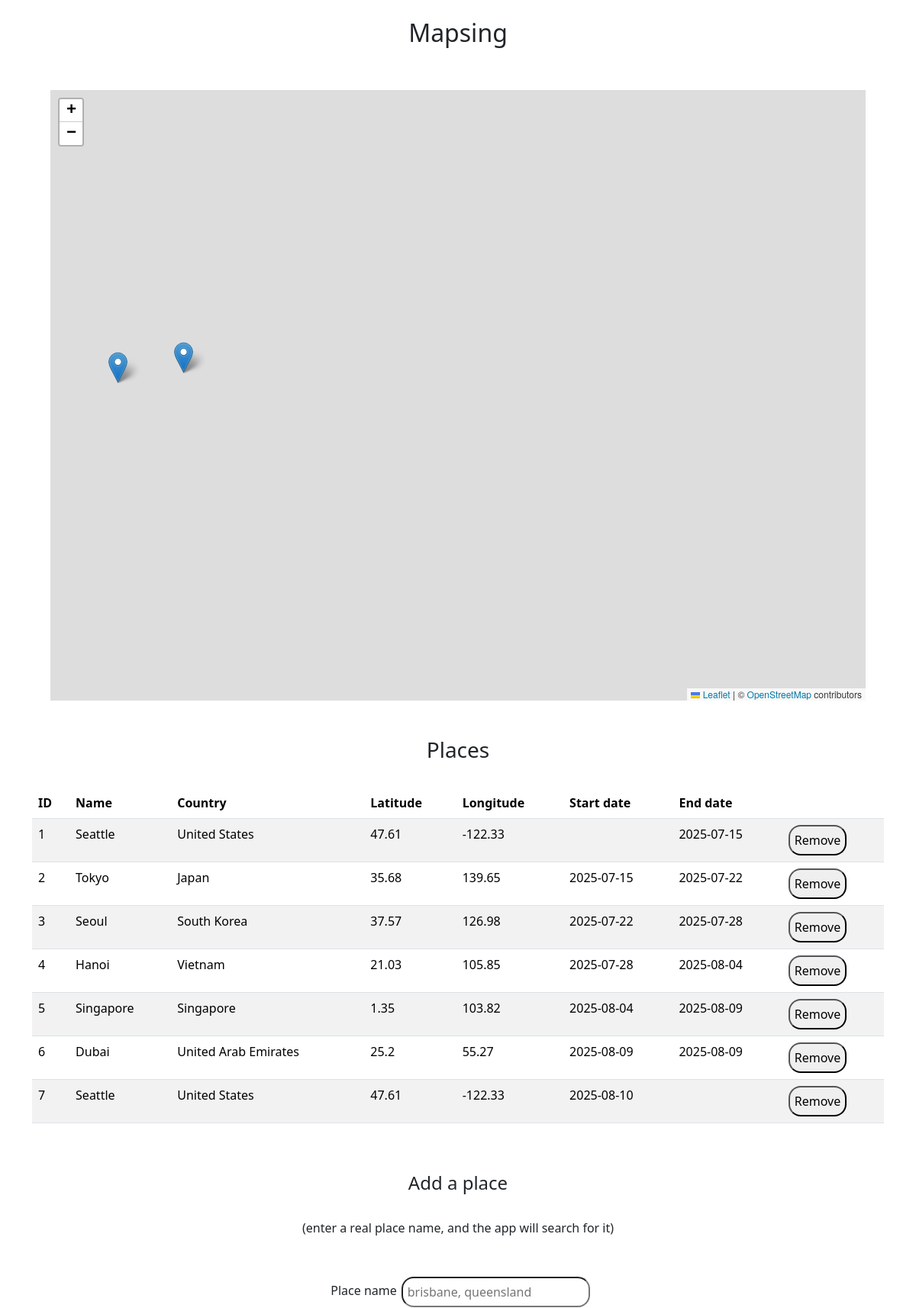
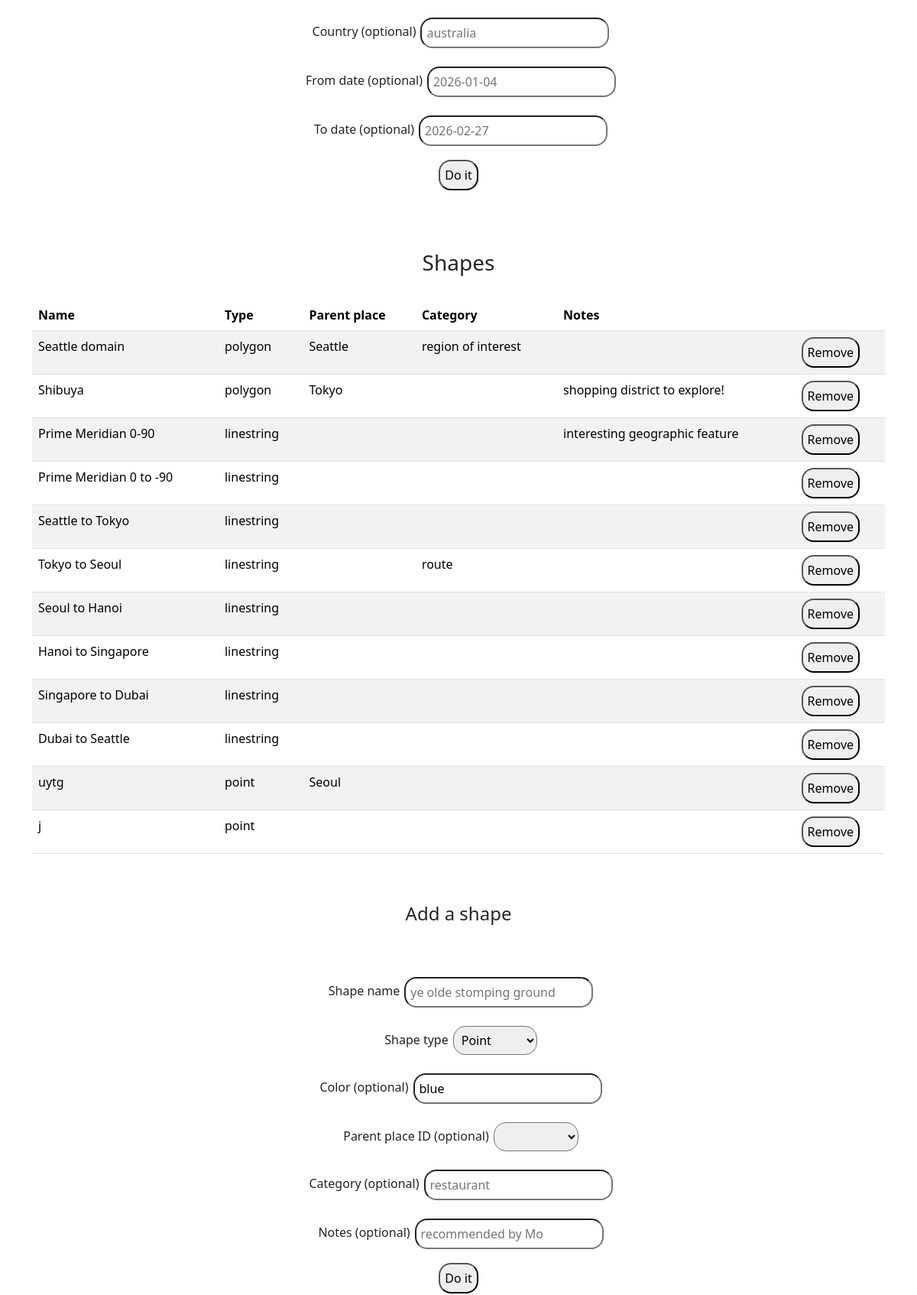
The page / (upper part) on the database its author committed (2 pictures, top to bottom).
### tables this page shows
CREATE TABLE places (
                    id integer primary key,
                    name text not null,
                    country text,
                    lat real,
                    long real,
                    start_date,
                    end_date
                );

CREATE TABLE shapes (
                id INTEGER PRIMARY KEY,
                name TEXT,
                type TEXT,  -- 'point', 'linestring', 'polygon'
                geometry TEXT,  -- GeoJSON (or rather part thereof)
                color TEXT,
                place_id INTEGER,  -- optional; links to parent place (city)
                category TEXT,  -- 'restaurant', 'route', 'area', etc; include this to enable aggregating, e.g. "all our routes added up to 100000 km"
                notes TEXT,
                FOREIGN KEY (place_id) REFERENCES places (id)
                );

### app.py (the view, shortened to what this page needs)
@app.route("/", methods=["GET", "POST"])
def index():
    if request.method == "GET":
        con = sqlite3.connect(DATABASE)
        places = con.execute(
            "select * from places"
        ).fetchall()  # without fetchall() we'd just have a sqlite cursor object
        shapes = con.execute("select * from shapes").fetchall()
        con.close()
        place_names = dict()
        for place in places:
            place_names[place[0]] = place[1]
        shapes = [list(shape) for shape in shapes]
        for shape in shapes:
            shape[3] = json.loads(shape[3])  # Convert JSON string to dict
        return render_template("index.html", places=places, place_names=place_names, shapes=shapes)

### templates/index.html (shortened to what this page needs)
{% extends "layout.html" %} {% block main %}
<div class="map-container">
  <div id="map" style="height: 800px"></div>
</div>
<div class="places">
  <h3 class="personal-space">Places</h3>
  <table class="table table-striped">
    <thead>
      <th>ID</th>
      <th>Name</th>
      <th>Country</th>
      <th>Latitude</th>
      <th>Longitude</th>
      <th>Start date</th>
      <th>End date</th>
      <th></th>
    </thead>
    <tbody>
      {% for place in places %}
      <tr>
        {% for i in range(0, 7) %}
        <td>{{ place[i] | default('', true) }}</td>
        {% endfor %}
        <td>
          <form action="/deleteplace" method="post">
            <button type="submit" onclick="return confirm('Delete this place?')">
              Remove
            </button>
          </form>
        </td>
      </tr>
      {% endfor %}
    </tbody>
  </table>
  <div class="add-stuff">
    <h4 class="personal-space">Add a place</h4>
    <p>(enter a real place name, and the app will search for it)</p>
    <form class="add-stuff-form" method="post">
      <div class="form-row">
        <label>Place name</label>
        <input required type="text" name="place_new" placeholder="brisbane, queensland" />
      </div>
      <div class="form-row">
        <label>Country (optional)</label>
        <input type="text" name="country_new" placeholder="australia" />
      </div>
    <div class="form-row">
        <label>From date (optional)</label>
        <input type="text" name="start_date_new" placeholder="2026-01-04" />
      </div>
      <div class="form-row">
        <label>To date (optional)</label>
        <input type="text" name="end_date_new" placeholder="2026-02-27" />
      </div>
      <button class="form-row" type="submit">Do it</button>
    </form>
  </div>
</div>
  <div class="shapes">
  <h3 class="personal-space">Shapes</h3>
  <table class="table table-striped">
    <thead>
      <th>Name</th>
      <th>Type</th>
      <th>Parent place</th>
      <th>Category</th>
      <th>Notes</th>
      <th></th>
  </thead>
  <tbody>
    {% for shape in shapes %}
    <tr>
      <td>{{ shape[1] }}</td>
      <td>{{ shape[2] }}</td>
      <td>{{ place_names[shape[5]] | default('', true) }}</td>
      <td>{{ shape[6] | default('', true) }}</td>
      <td>{{ shape[7] | default('', true) }}</td>
      <td>
        <form action="/deleteshape" method="post">
          <button type="submit" onclick="return confirm('Delete this shape?')">
            Remove
          </button>
        </form>
      </td>
    </tr>
    {% endfor %}
  </tbody>
  </table>
  <div class="add-stuff">
    <h4 class="personal-space">Add a shape</h4>
    <form class="add-stuff-form" action="/drawshape" method="post">
      <div class="form-row">
        <label>Shape name</label>
        <input
        required
        type="text"
        name="shape_name"
        placeholder="ye olde stomping ground"
        />
      </div>
      <div class="form-row">
      <label>Shape type</label>
      <select required name="shape_type">
        <option selected value="point">Point</option>
      </select>
    </div>
    <div class="form-row">
      <label>Color (optional)</label>
      <input required type="text" name="shape_color" value="blue" placeholder="blue" />
    </div>
    <div class="form-row">
      <label>Parent place ID (optional)</label>
      <select name="shape_parent_place_id" >
      <option selected disabled></option>
      {% for place in places %}
      <option value="{{ place[0] }}">{{ place[1] }}</option>
      {% endfor %}
    </select>
  </div>
  <div class="form-row">
    <label>Category (optional)</label>
    <input type="text" name="shape_category" placeholder="restaurant" />
  </div>
  <div class="form-row">
    <label>Notes (optional)</label>
    <input type="text" name="shape_notes" placeholder="recommended by Mo" />
  </div>
  <button class="form-row" type="submit">Do it</button>
</form>
</div>
</div>
{% endblock %}

### templates/layout.html (shortened to what this page needs)
<!DOCTYPE html>
<html lang="en">
  <head>
    <link
      rel="stylesheet"
      href="https://cdn.jsdelivr.net/npm/bootstrap@5.3.8/dist/css/bootstrap.min.css"
    />
    <link rel="stylesheet" href="/static/css/styles.css" />
    <link
      rel="stylesheet"
      href="https://unpkg.com/leaflet@1.9.4/dist/leaflet.css"
    />
    <link
      rel="stylesheet"
      href="https://cdnjs.cloudflare.com/ajax/libs/leaflet.draw/1.0.4/leaflet.draw.css"
    />
  </head>
  <body>
    <div class="container">
      <header>
        <h2 class="personal-space">Mapsing</h2>
      </header>
      <main>{% block main %}{% endblock %}</main>
    </div>
  </body>
</html>

### static/css/styles.css (style rules this page uses)
* { margin: 0; padding: 0; box-sizing: border-box; }
body { display: flex; flex-direction: column; justify-content: space-between; min-height: 100dvh; }
.map-container { padding: 24px; }
.container { display: flex; flex-direction: column; justify-content: space-between; }
.personal-space { padding: 24px; }
h3 { display: flex; flex-direction: column; justify-content: center; align-items: center; }
h4 { display: flex; flex-direction: column; justify-content: center; align-items: center; }
.add-stuff-form { display: flex; flex-direction: column; justify-content: center; align-items: center; padding: 24px 64px; width: 100%; }
.add-stuff { display: flex; flex-direction: column; justify-content: center; padding: 24px; }
.table { padding: 24px; }
input { border-radius: 16px; padding: 6px; }
label { padding: 6px; }
button { border-radius: 16px; padding: 6px; max-width: 300px; }
select { border-radius: 16px; padding: 6px; }
.form-row { margin: 6px; padding: 6px; display: flex; justify-content: space-between; max-width: ; }
header { display: flex; justify-content: center; }
p { display: flex; justify-content: center; }

### rows shown on the page
places: id "1" "Seattle" "United States" "47.61" "-122.33" "2025-07-15", name "Seattle"
places: id "2" "Tokyo" "Japan" "35.68" "139.65" "2025-07-15" "2025-07-22", name "Tokyo"
places: id "3" "Seoul" "South Korea" "37.57" "126.98" "2025-07-22" "2025-07-28", name "Seoul"
places: id "4" "Hanoi" "Vietnam" "21.03" "105.85" "2025-07-28" "2025-08-04"
places: id "5" "Singapore" "Singapore" "1.35" "103.82" "2025-08-04" "2025-08-09"
places: id "6" "Dubai" "United Arab Emirates" "25.2" "55.27" "2025-08-09" "2025-08-09"
places: id "7" "Seattle" "United States" "47.61" "-122.33" "2025-08-10"
shapes: name "Seattle domain", type "polygon", category "region of interest"
shapes: name "Shibuya", type "polygon", notes "shopping district to explore!"
shapes: name "Prime Meridian 0-90", type "linestring", notes "interesting geographic feature"
shapes: name "Prime Meridian 0 to -90", type "linestring"
shapes: name "Seattle to Tokyo", type "linestring"
shapes: name "Tokyo to Seoul", type "linestring", category "route"
shapes: name "Seoul to Hanoi", type "linestring"
shapes: name "Hanoi to Singapore", type "linestring"
shapes: name "Singapore to Dubai", type "linestring"
shapes: name "Dubai to Seattle", type "linestring"
shapes: name "uytg", type "point"
shapes: name "j", type "point"
